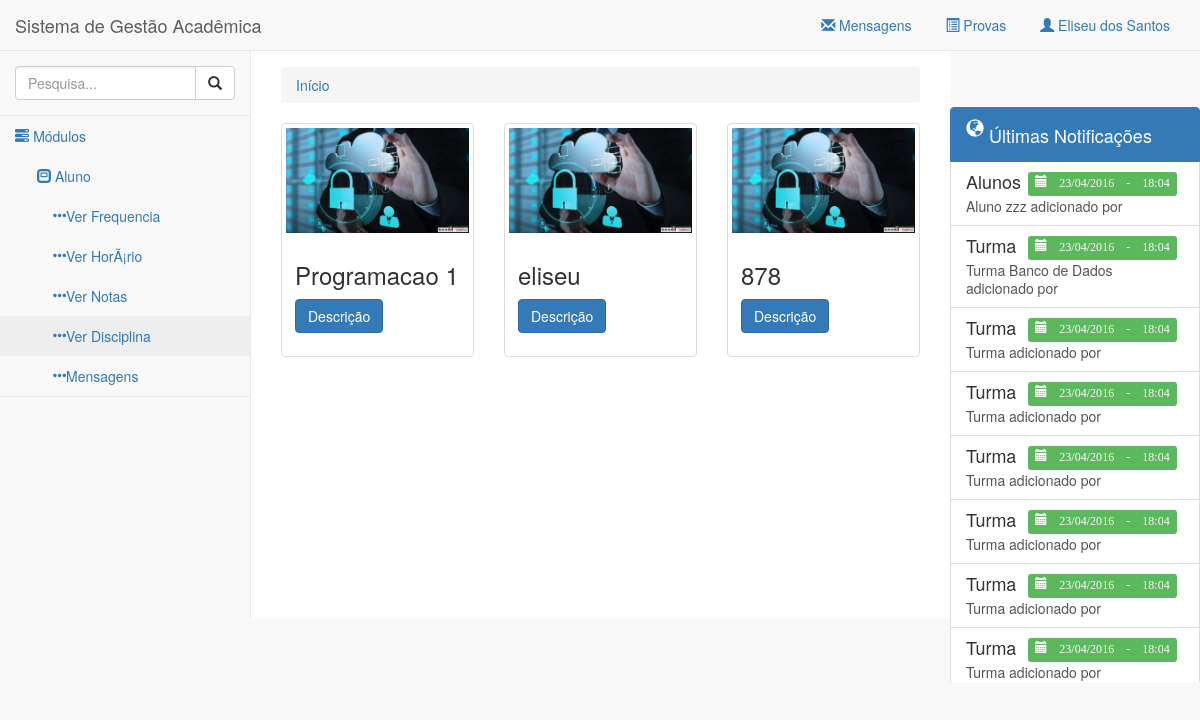
Screenshot of /admin/verDisciplina.php (signed in) with the database file from the repository.
### tables this page shows
CREATE TABLE IF NOT EXISTS `cad_modulo` (
  `cd_modulo` bigint(20) NOT NULL,
  `nome_modulo` varchar(180) NOT NULL
);

CREATE TABLE IF NOT EXISTS `cad_submodulo` (
  `cd_submodulo` bigint(20) NOT NULL,
  `nome_submodulo` varchar(180) NOT NULL,
  `fonte` varchar(450) NOT NULL,
  `permissao` varchar(11) NOT NULL,
  `icone` varchar(180) NOT NULL
);

CREATE TABLE IF NOT EXISTS `notificacoes` (
  `cd_notificacao` bigint(20) NOT NULL,
  `cd_usuario` bigint(20) NOT NULL,
  `tp_notificacao` varchar(80) NOT NULL,
  `desc_notificacao` text NOT NULL,
  `dt_sistema` timestamp NOT NULL DEFAULT CURRENT_TIMESTAMP
);

CREATE TABLE IF NOT EXISTS `cad_disciplina` (
  `cd_curso` bigint(20) NOT NULL,
  `nome_disciplina` varchar(300) NOT NULL,
  `desc_disciplina` text NOT NULL,
  `cd_disciplina` int(11) NOT NULL
);

### classes/funcoes.class.php (called while the page is built, shortened)
<?php
include 'database.class.php';
include 'notificacoes.class.php';
class Funcoes {
  public static function geraHeader() {
    include 'partials/header.php';
  }
  public static function geraFooter($parametros = false) {
    include 'partials/footer.php';
  }
  public static function geraMenus() {
    include 'partials/navegacao.php';
  }
  public static function geraMenuTop() {
    include 'partials/menu_top.php';
  }
  public static function geraMenuEsquerda() {
    include 'partials/menu_esquerda.php';
  }
  public static function geraMenuDireita() {
    include 'partials/menu_direita.php';
  }
  public static function geraBreadCrumb() {
    include 'partials/breadcrumb.php';
  }
}

### classes/database.class.php (called while the page is built, shortened)
<?php
class Database {
  private $mysql;
  private $query;
  public function __construct() {
    $this->mysql = new mysqli('localhost', 'root','', 'sga');
  }
  protected function clearAttributes() {
    $not = array('last_query', 'operators', 'join_types');
    $attrs = get_object_vars($this);
  }
  public function result() {
    $data = array();
    if(!empty($this->query)) {
      while($result = mysqli_fetch_object($this->query)) {
        $data[] = (Object) array_map("utf8_encode", (Array) $result);
      }
    }
    return $data;
  }
  public function query($query, $escape = FALSE) {
    $escape = (!is_bool($escape)) ? TRUE : $escape;
    $this->query = $this->mysql->query($query);
    return $this;
  }
}

### classes/notificacoes.class.php (called while the page is built, shortened)
<?php
Class Notificacoes {
	public function getNotificacao() {
		$objetoSql = new Database();
		$resultado = $objetoSql->query('select * from notificacoes order by cd_notificacao DESC')->result();
		return $resultado;
	}
}

### classes/disciplina.class.php (called while the page is built, shortened)
<?php
Class Disciplina extends Funcoes {
  public function getTodasDisciplinas() {
    $objetoSql = new Database();
    $resultado = $objetoSql->query('select * from cad_disciplina')->result();
    return $resultado;
  }
}

### admin/partials/menu_direita.php (the view, shortened to what this page needs)
<?php
$objetonotificacoes = new Notificacoes();
$notificacoes = $objetonotificacoes->getNotificacao();
?>
<div class="navbar-default sidebar-right" role="navigation">
  <div class="list-group">
  	<a href="#" class="list-group-item active">
	    <h4 class="list-group-item-heading"><span class="glyphicon glyphicon-globe"></span> Últimas Notificações</h4>
	  </a>
    <?php
      foreach ($notificacoes as $notificacao) : ?>
      	<a href="#" class="list-group-item notificacao">
      		<h4 class="list-group-item-heading"><?= $notificacao->tp_notificacao; ?>
            <span class="label label-success data-notificacao pull-right">
              <span class="glyphicon glyphicon-calendar"> <?= date('d/m/Y', strtotime($notificacao->dt_sistema)) . ' - '. date('H:m', strtotime($notificacao->dt_sistema)); ?></span>
          </h4>
      		<p class="list-group-item-text"><?= $notificacao->desc_notificacao; ?>
      		</p>
    		</a>
      <?php endforeach; ?>
	</div>
</div>

### admin/partials/header.php (shortened to what this page needs)
<!DOCTYPE html>
<html lang="pt-br">
<head>
  <link href="../assets/css/bootstrap.min.css" rel="stylesheet">
  <link href="../assets/css/sb-admin-2.css" rel="stylesheet">
  <link href="../assets/css/admin.css" rel="stylesheet">
  <link href="../assets/css/mensagens.css" rel="stylesheet">
</head>
<body data-alert="<?= (isset($_SESSION['mensagem'])) ? $_SESSION['mensagem'] : ''; ?>">
  <div id="conteudo">

### admin/partials/navegacao.php (shortened to what this page needs)
<nav class="navbar navbar-default navbar-static-top" role="navigation" style="margin-bottom: 0">
  <?php
    Funcoes::geraMenuTop();
    Funcoes::geraMenuEsquerda();
    Funcoes::geraMenuDireita();
  ?>
<?php Funcoes::geraBreadCrumb(); ?>

### admin/partials/menu_top.php (shortened to what this page needs)
<div class="navbar-header">
  <a class="navbar-brand">Sistema de Gestão Acadêmica</a>
</div>
<ul class="nav navbar-top-links navbar-right">
  <li class="dropdown">
    <a class="dropdown-toggle" data-toggle="dropdown" href="#">
        <i class="glyphicon glyphicon-envelope"></i> Mensagens
    </a>
  </li>
  <li class="dropdown">
    <a class="dropdown-toggle" data-toggle="dropdown" href="#">
      <i class="glyphicon glyphicon-list-alt"></i> Provas
    </a>
  </li>
  <li class="dropdown">
    <a class="dropdown-toggle" data-toggle="dropdown" href="#">
      <i class="glyphicon glyphicon-user"></i> <?= (isset($_SESSION['administrador'])) ? $_SESSION['administrador'] : $_SESSION['nome']; ?>
    </a>
  </li>
</ul>

### admin/partials/menu_esquerda.php (shortened to what this page needs)
<div class="navbar-default sidebar" role="navigation">
  <div class="sidebar-nav navbar-collapse">
    <ul class="nav" id="side-menu">
      <li class="sidebar-search">
        <div class="input-group custom-search-form">
          <input type="text" class="form-control" placeholder="Pesquisa...">
          <span class="input-group-btn">
            <button class="btn btn-default" type="button">
              <i class="glyphicon glyphicon-search"></i>
            </button>
          </span>
        </div>
      </li>
      <li>
        <a href="#"><i class="glyphicon glyphicon-tasks"></i> Módulos</a>
        <ul class="nav nav-second-level">
          <?php
            $objetoModulos = new Database();
            $objetoModulos1 = new Database();
            $permissoes = $_SESSION['permissao'];
            $query_parts = array();
            foreach ($permissoes as $val) {
              $query_parts[] = "'%".$val."%'";
            }
            $string = implode(' OR cd_modulo LIKE ', $query_parts);
            $modulos = $objetoModulos->query("select * from cad_modulo where cd_modulo LIKE {$string}")->result();
            $query_parts = array();
            foreach ($permissoes as $val) {
                $query_parts[] = "'%".$val."%'";
            }
            $string = implode(' OR permissao LIKE ', $query_parts);
            $submodulos = $objetoModulos1->query("select * from cad_submodulo where permissao LIKE {$string}")->result();
            foreach ($modulos as $modulo) : ?>
              <li>
                <a href="#"><span class="glyphicon glyphicon-modal-window"></span> <?= $modulo->nome_modulo; ?></a>
                <?php if(isset($modulo->submodulos) && count($modulo->submodulos)) : ?>
                  <ul class="nav nav-third-level">
                  <?php foreach ($modulo->submodulos as $submodulo) : ?>
                    <li>
                      <a href="<?= $submodulo->fonte; ?>"><span class="glyphicon glyphicon-option-horizontal"></span><?= $submodulo->nome_submodulo; ?></a>
                    </li>
                    <?php endforeach; ?>
                  </ul>
                <?php endif; ?>
              </li>
          <?php endforeach; ?>
          </li>
        </ul>
      </div>
    </div>
  </div>

### admin/partials/breadcrumb.php
<div id="conteudo-pagina">
  <ol class="breadcrumb">
    <li><a href="index.php">Início</a></li>
  </ol>

### admin/verDisciplina.php
<?php
  include '../classes/funcoes.class.php';
  include '../classes/disciplina.class.php';
  Funcoes::geraHeader();
  Funcoes::geraMenus();
?>
<div class="row">
  <?php
    $objetoDisiplina = new Disciplina();
    foreach ($objetoDisiplina->getTodasDisciplinas() as $disciplina) : ?>
      <div class="col-sm-6 col-md-4">
        <div class="thumbnail">
          <img src="../assets/imagens/slide1.png" alt="...">
          <div class="caption">
            <h3><?= $disciplina->nome_disciplina; ?></h3>
            <p><button class="btn btn-primary desc-disciplina" data-disciplina="<?= $disciplina->cd_disciplina; ?>" type="button">Descrição</button>
          </div>
        </div>
      </div>
  <?php endforeach; ?>
</div>
 <?php Funcoes::geraFooter(); ?>

### admin/partials/footer.php (shortened to what this page needs)
    </div>
  </body>
</html>

### assets/css/sb-admin-2.css (style rules this page uses)
body { background-color: #f8f8f8; }
#conteudo { width: 100%; }
#conteudo-pagina { padding: 0 15px; min-height: 568px; background-color: #fff; }
@media (min-width:768px) { #conteudo-pagina { position: inherit; margin: 0 250px 0 250px; padding: 16px 30px; border-left: 1px solid #e7e7e7; } }
.navbar-top-links { margin-right: 0; }
.navbar-top-links li { display: inline-block; }
.navbar-top-links li:last-child { margin-right: 15px; }
.navbar-top-links li a { padding: 15px; min-height: 50px; }
.sidebar .sidebar-nav.navbar-collapse { padding-right: 0; padding-left: 0; }
.sidebar .sidebar-search { padding: 15px; }
.sidebar ul li { border-bottom: 1px solid #e7e7e7; }
.sidebar ul li a.active { background-color: #eee; }
.sidebar .nav-second-level li, .sidebar .nav-third-level li { border-bottom: 0!important; }
.sidebar .nav-second-level li a { padding-left: 37px; }
.sidebar .nav-third-level li a { padding-left: 52px; }
@media (min-width:768px) { .sidebar { z-index: 1; position: absolute; width: 250px; margin-top: 51px; } }
@media (min-width:768px) { .sidebar-right { z-index: 1; position: absolute; width: 250px; margin-top: 51px; right: 0; } }

### assets/css/admin.css (style rules this page uses)
a:hover, a:visited, a:link, a:active { text-decoration: none; }
.glyphicon { cursor: pointer; }
.data-notificacao { margin-right: 7px; font-size: 67%; }
.list-group { margin-top: 5px; max-height: 575px !important; overflow: overlay !important; margin-bottom: 0px !important; }

### assets/css/mensagens.css (style rules this page uses)
.list-group-item span { display: inline-block; vertical-align: super; }

### rows the page displays
cad_modulo: nome_modulo "Aluno"
cad_submodulo: nome_submodulo "Ver Frequencia"
cad_submodulo: nome_submodulo "Ver HorÃ¡rio"
cad_submodulo: nome_submodulo "Ver Notas"
cad_submodulo: nome_submodulo "Ver Disciplina"
cad_submodulo: nome_submodulo "Mensagens"
notificacoes: tp_notificacao "Alunos", dt_sistema "23/04/2016", dt_sistema "18:04", desc_notificacao "Aluno zzz adicionado por"
notificacoes: tp_notificacao "Turma", dt_sistema "23/04/2016", dt_sistema "18:04", desc_notificacao "Turma Banco de Dados adicionado por"
notificacoes: tp_notificacao "Turma", dt_sistema "23/04/2016", dt_sistema "18:04", desc_notificacao "Turma adicionado por"
notificacoes: tp_notificacao "Turma", dt_sistema "23/04/2016", dt_sistema "18:04", desc_notificacao "Turma adicionado por"
notificacoes: tp_notificacao "Turma", dt_sistema "23/04/2016", dt_sistema "18:04", desc_notificacao "Turma adicionado por"
notificacoes: tp_notificacao "Turma", dt_sistema "23/04/2016", dt_sistema "18:04", desc_notificacao "Turma adicionado por"
notificacoes: tp_notificacao "Turma", dt_sistema "23/04/2016", dt_sistema "18:04", desc_notificacao "Turma adicionado por"
notificacoes: tp_notificacao "Turma", dt_sistema "23/04/2016", dt_sistema "18:04", desc_notificacao "Turma adicionado por"
cad_disciplina: nome_disciplina "Programacao 1"
cad_disciplina: nome_disciplina "eliseu"
cad_disciplina: nome_disciplina "878"

### other values shown
$_SESSION['nome'] "Eliseu dos Santos"
